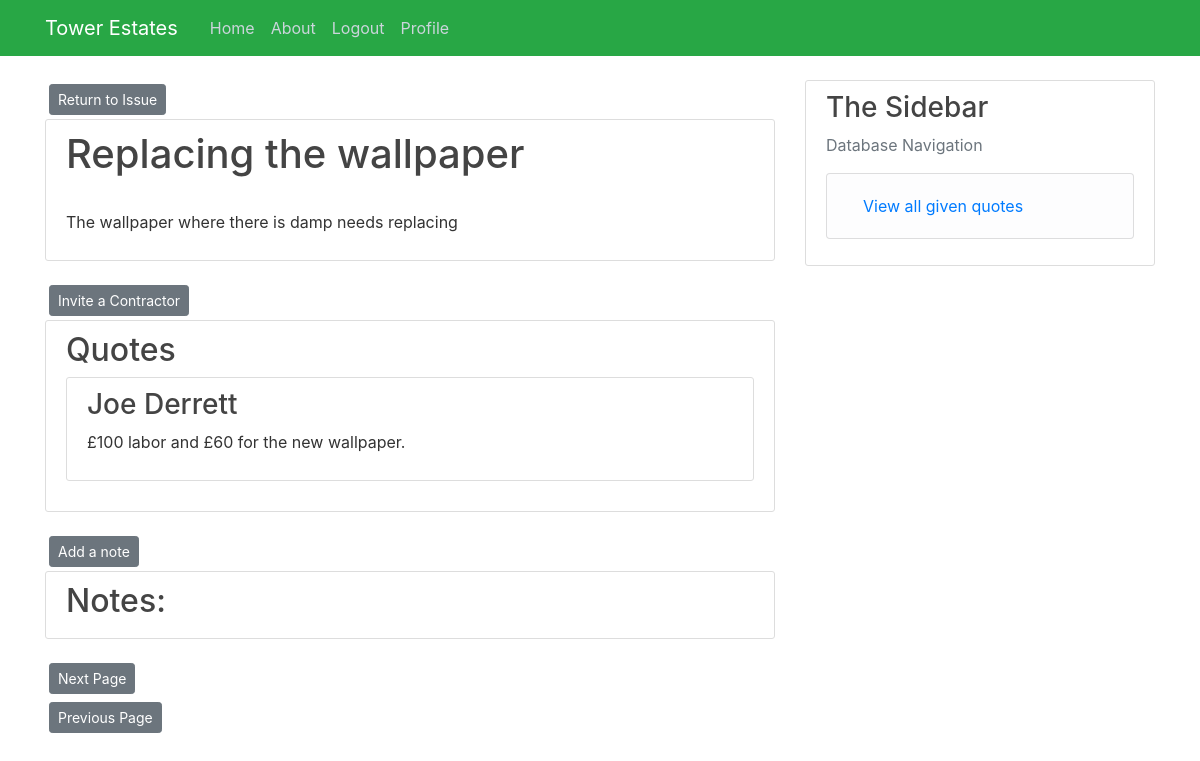
The page /Job/3 (signed in) on the database as committed earlier.
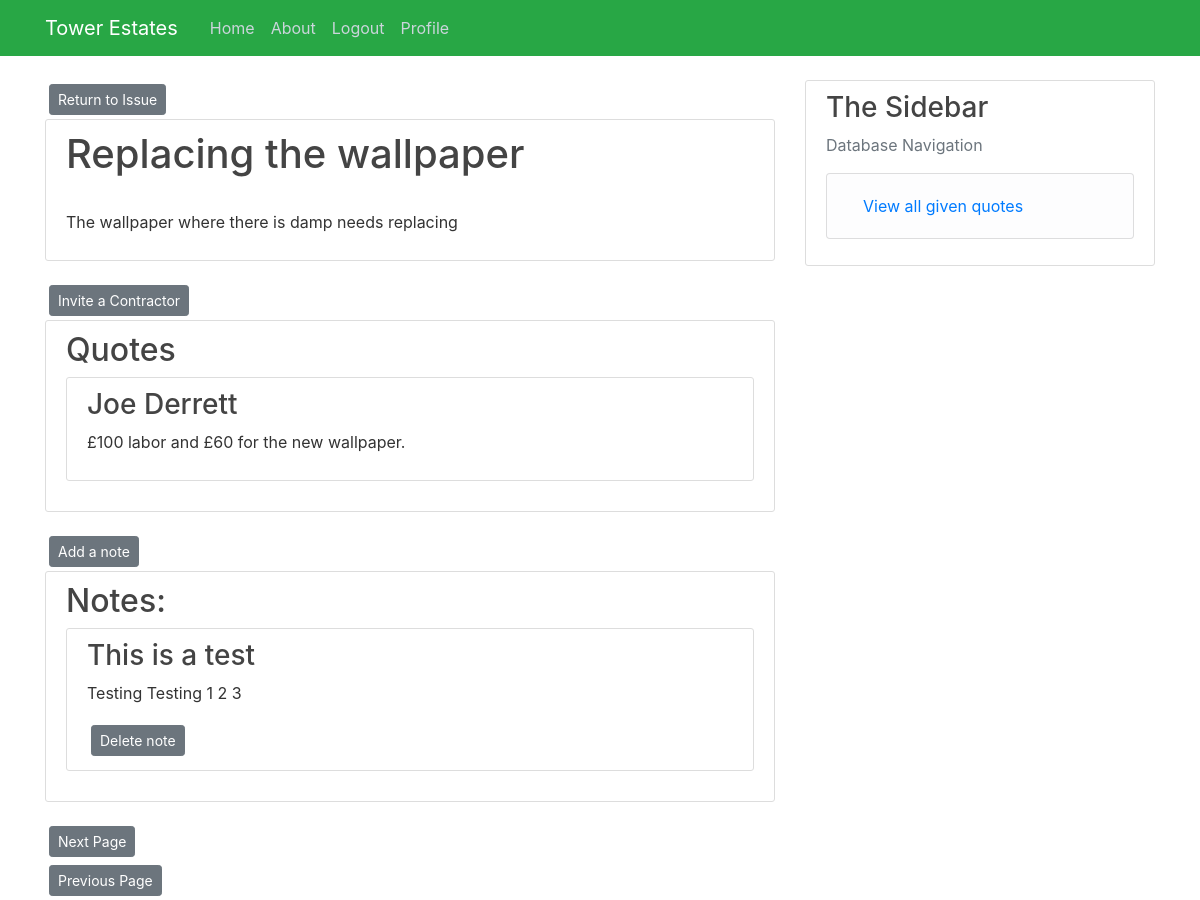
The same page on the database as committed later.
### Tower/models.py (models this page shows, shortened)
class Jobs(db.Model):
    job_id = db.Column(db.Integer, primary_key=True)
    summary = db.Column(db.String(100), nullable=False)
    content = db.Column(db.String(500), nullable=False)
    opened = db.Column(db.DateTime, nullable=False, default=datetime.utcnow())
    closed = db.Column(db.Boolean, default=False)
    issue = db.Column(db.Integer, db.ForeignKey("issue.issue_id"), nullable=False)
    quotes = db.relationship("Quotes", backref="Jobs", lazy=True, cascade="all, delete-orphan")
    notes = db.relationship("Jobs_Notes", backref="Jobs", lazy=True, cascade="all, delete-orphan")

class Quotes(db.Model):
    quote_id = db.Column(db.Integer, primary_key=True)
    created = db.Column(db.DateTime, default=datetime.utcnow)
    content = db.Column(db.String(500), nullable=False)
    chosen = db.Column(db.Boolean, default=False)
    job = db.Column(db.Integer, db.ForeignKey("jobs.job_id"), nullable=False)
    contractor = db.Column(db.Integer, db.ForeignKey("user.user_id"), nullable=False)

class User(db.Model, UserMixin):
    user_id = db.Column(db.Integer, primary_key=True)
    name = db.Column(db.String(55), nullable=False)
    phone_number= db.Column(db.String(15), nullable=False)
    role= db.Column(db.String(12), nullable=False)
    email = db.Column(db.String(120), unique=True, nullable=False)
    business= db.Column(db.String(150), nullable=True)
    password = db.Column(db.String(64), nullable=False)
    properties = db.relationship("Properties",cascade="all, delete-orphan" ,backref="User", lazy=True)
    occupants = db.relationship("Tenancies", backref="User", secondary=occupants, lazy=True)
    contractor = db.relationship("Quotes", cascade="all, delete-orphan",backref="User", lazy=True)

class Jobs_Notes(db.Model):
    note_id = db.Column(db.Integer, primary_key=True)
    job = db.Column(db.Integer, db.ForeignKey("jobs.job_id"), nullable=False)
    title = db.Column(db.String(100), nullable=False)
    content = db.Column(db.String(500), nullable=False)
    post_time = db.Column(db.DateTime, default=datetime.utcnow)

### Tower/routes.py (the view)
@app.route("/Job/<int:job_id>")
@login_required
def Job(job_id):
    page = request.args.get("page", 1, type=int)
    job = db.session.query(Jobs).filter(Jobs.job_id == job_id).first()
    quotes = db.session.query(Quotes, User).outerjoin(Quotes, User.user_id == Quotes.contractor).filter(
        Quotes.job == job_id).all()
    approved = False
    for quote in quotes:
        if quote.Quotes.chosen == True:
            approved = True
    data = db.session.query(Jobs_Notes).filter_by(job = job_id)
    notes = data.paginate(page, per_page=5)
    next_url = url_for("Job", page=notes.next_num) \
        if notes.has_next else None
    prev_url = url_for("Job", page=notes.prev_num) \
        if notes.has_prev else None
    return render_template("Job.html", title="Job page", job=job, quotes=quotes, approved=approved, notes=notes, next_url=next_url, prev_url=prev_url)

### Tower/models.py (called while the page is built)
@login_manager.user_loader
def load_user(user_id):
    return User.query.get(int(user_id))

### Tower/templates/Job.html (shortened to what this page needs)
{% extends "layout.html" %}
{% block content %}
<a class="btn btn-secondary btn-sm m-1" href="{{url_for('Issue_page', issue_id = job.issue) }}">Return to Issue</a>
<div class="content-section">
    <h2 class="account-heading"> {{ job.summary }}</h2>
    <br>
    <p>{{job.content}}</p>
</div>
<a class="btn btn-secondary btn-sm m-1" href="{{url_for('Invite_contractor', job_id = job.job_id)}}">Invite a Contractor</a>
<div class="content-section">
    <h2 class="article-title">Quotes</h2>
    {% for thing in quotes %}
        <div class="content-section">
            <h3> {{thing.User.name}}</h3>
            <p> {{thing.Quotes.content}} </p>
        </div>
    {% endfor %}
</div>
<div>
    <a class="btn btn-secondary btn-sm m-1" href=" {{url_for('add_job_note', job_id = job.job_id)}}">Add a note</a>
</div>
<div class="content-section">
    <h2 class="article-title">Notes: </h2>
    {% for note in notes.items %}
    <div class="content-section">
        <h3>{{note.title}}</h3>
        <p>{{note.content}}</p>
        <a class="btn btn-secondary btn-sm m-1" href=" {{url_for('delete_job_note', note_id = note.note_id)}}">Delete note</a>
    </div>
    {%endfor%}
</div>
<div>
    <a class="btn btn-secondary btn-sm m-1" href=" {{next_url}}">Next Page</a>
</div>
<div>
    <a class="btn btn-secondary btn-sm m-1" href=" {{prev_url}}">Previous Page</a>
</div>
{% endblock content %}

### Tower/templates/layout.html (shortened to what this page needs)
<!DOCTYPE html>
<html lang="en">
<head>
    <link rel="stylesheet" href="https://stackpath.bootstrapcdn.com/bootstrap/4.5.2/css/bootstrap.min.css"
>
    <link rel="stylesheet" type="text/css" href="{{url_for('static', filename='main.css') }}">
</head>
<body>
<header class="site-header">
    <nav class="navbar navbar-expand-md navbar-dark bg-success fixed-top">
        <div class="container">
            <a class="navbar-brand mr-4" href="/">Tower Estates</a>
            <div class="collapse navbar-collapse" id="navbarToggle">
                <div class="navbar-nav mr-auto">
                    <a class="nav-item nav-link" href="{{ url_for('home') }}">Home</a>
                    <a class="nav-item nav-link" href="{{ url_for('about') }}">About</a>
                    {% if current_user.is_authenticated %}
                    <a class="nav item nav-link" href="{{ url_for('logout') }}">Logout</a>
                    {% else %}
                    <a class="nav-item nav-link" href="{{ url_for('login') }}">Login</a>
                    {% endif %}
                    {% if current_user.role == ('Contractor') %}
                    <a class="nav-item nav-link" href="{{ url_for('Contractor', user_id = current_user.user_id)}}">Profile</a>
                    {% endif %}
                </div>
            </div>
        </div>
    </nav>
</header>
<main role="main" class="container">
    <div class="row">
        <div class="col-md-8">
            {% block content %}{% endblock %}
        </div>
        {% if current_user.is_authenticated %}
        <div class="col-md-4">
            <div class="content-section">
                <h3>The Sidebar</h3>
                <p class='text-muted'> Database Navigation
                <ul class="list-group">
                    {% if current_user.role == ('Admin') %}
                    <li class="list-group-item list-group-item-light"><a class="nav-item nav-link"
                                                                         href="{{ url_for('search_users') }}">Search
                        Users</a></li>
                    <li class="list-group-item list-group-item-light"><a class="nav-item nav-link"
                                                                         href="{{ url_for('register') }}">Register a New
                        User</a></li>
                    <li class="list-group-item list-group-item-light"><a class="nav-item nav-link"
                                                                         href="{{ url_for('new_property') }}">New
                        Property</a></li>
                    <li class="list-group-item list-group-item-light"><a class="nav-item nav-link"
                                                                         href="{{ url_for('new_tenancy') }}">New
                        Tenancy</a></li>
                    <li class="list-group-item list-group-item-light"><a class="nav-item nav-link"
                                                                         href="{{ url_for('add_tenant') }}"> Add A
                        Tenant to a Tenancy</a></li>
                    <li class="list-group-item list-group-item-light"><a class="nav-item nav-link"
                                                                         href="{{url_for('search_properties') }}">
                        Search Properties</a></li>
                    <li class="list-group-item list-group-item-light"><a class="nav-item nav-link"
                                                                         href="{{ url_for('all_issues') }}">
                        View all open issues</a></li>
                    <li class="list-group-item list-group-item-light"><a class="nav-item nav-link"
                                                                         href="{{ url_for('all_users') }}">
                        View all users</a></li>
                    {%elif current_user.role == ('Landlord') %}
                <li class="list-group-item list-group-item-light"><a class<a class="nav-item nav-link" href="{{url_for('Landlord_issues')}}"> View all issues</a></li>
                    {%elif current_user.role == ('Contractor')%}
                <li class="list-group-item list-group-item-light"><a class<a class="nav-item nav-link" href="{{url_for('contractor_all_quotes', user_id = current_user.user_id)}}"> View all given quotes</a></li>
                    {%endif%}
                </ul>
                </p>
            </div>
        {%endif%}
        </div>
    </div>
</main>
</body>
</html>

### Tower/Static/main.css (style rules this page uses)
body { background: #ffffff; color: #333333; margin-top: 5rem; }
h1, h2, h3, h4, h5, h6 { color: #444444; }
.site-header .navbar-nav .nav-link { color: #cbd5db; }
.content-section { background: #ffffff; padding: 10px 20px; border: 1px solid #dddddd; border-radius: 3px; margin-bottom: 20px; }
.article-title { color: #444444; }
.account-heading { font-size: 2.5rem; }

Rows that differ between the two databases and show on the page:
added Jobs_Notes: title "This is a test", content "Testing Testing 1 2 3"
